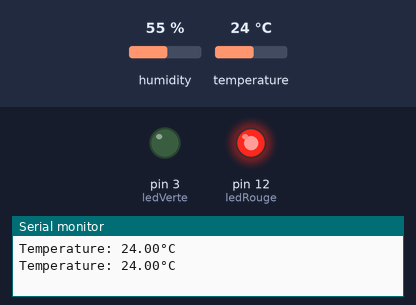
This sketch was run on a simulated Arduino Uno, built with avr-gcc and run on an emulated ATmega328P. Shown: output pins drawn as LEDs (lit = HIGH), the last lines printed to the serial monitor. The inputs (shaded band) are chosen by the test bench; at power-on: temperature 24 °C, humidity 55 %.

Above: at 4.8 s.
4.9 s: temperature set to 20.5 °C
7.9 s: temperature set to 19.5 °C
At 9.4 s:
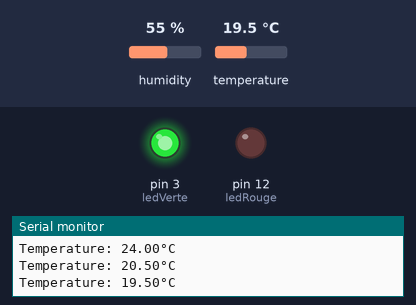
10.9 s: temperature set to 28 °C
At 12.9 s:
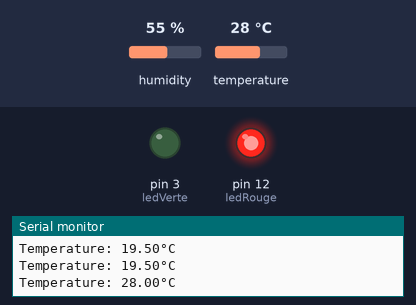
13.9 s: temperature set to 12 °C
At 14.6 s:
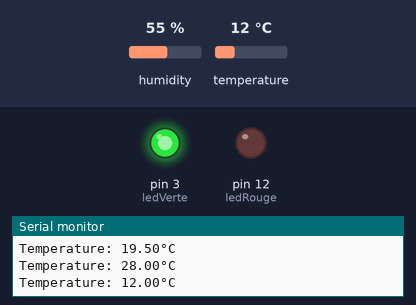
Timing chart, 0 to 16.9 s (numbered marks = the images above; inputs shaded):
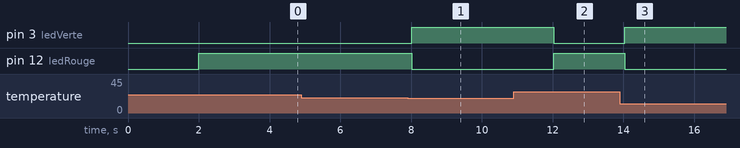

Measured:
- the behaviour switches between 20 and 19.9 °C on temperature (found by bisection; images 0 and 1)
- after the input at 7.9 s, pin 3 (ledVerte): LOW → HIGH after 0.12 s; pin 12 (ledRouge): HIGH → LOW after 0.12 s
- after the input at 10.9 s, pin 3 (ledVerte): HIGH → LOW after 1.1 s; pin 12 (ledRouge): LOW → HIGH after 1.1 s
- after the input at 13.9 s, pin 3 (ledVerte): LOW → HIGH after 0.14 s; pin 12 (ledRouge): HIGH → LOW after 0.14 s

The sketch:

capteur_dht22.ino
```cpp
// Partie 1 - Lecture du capteur DHT22
// On lit la temperature toutes les 2 s :
//   - en dessous de 20 C : LED verte
//   - a partir de 20 C   : LED rouge

#include <DHT.h>

#define DHTPIN A0       // DHT22 branche sur A0
#define DHTTYPE DHT22

DHT dht(DHTPIN, DHTTYPE);

const int ledVerte = 3;
const int ledRouge = 12;

void setup() {
  Serial.begin(9600);
  dht.begin();

  pinMode(ledVerte, OUTPUT);
  pinMode(ledRouge, OUTPUT);
}

void loop() {
  delay(2000);   // le DHT22 a besoin de 2 s entre deux mesures

  float t = dht.readTemperature();

  // si la lecture rate, on recommence au tour suivant
  if (isnan(t)) {
    Serial.println(F("Erreur de lecture du capteur DHT !"));
    return;
  }

  Serial.print(F("Temperature: "));
  Serial.print(t);
  Serial.println(F("°C"));

  if (t < 20.0) {
    digitalWrite(ledVerte, HIGH);
    digitalWrite(ledRouge, LOW);
  }
  else {
    digitalWrite(ledVerte, LOW);
    digitalWrite(ledRouge, HIGH);
  }
}
```
